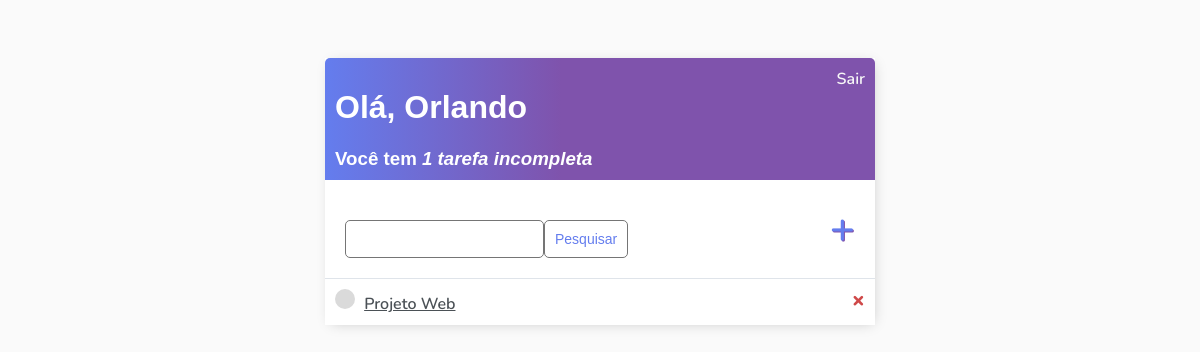
Page / (signed in) on the earlier database version.
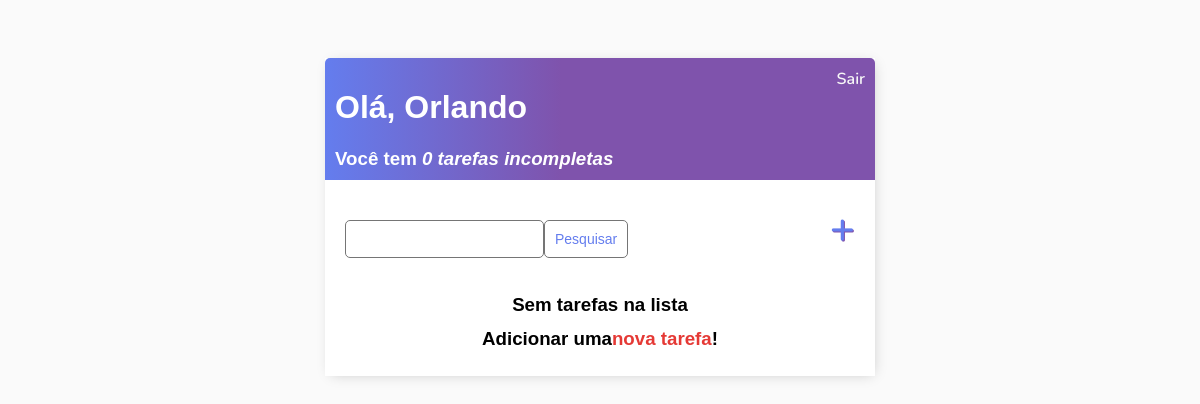
Same page on the later database version.
### app/models.py (models this page shows)
class Task(models.Model):
    user = models.ForeignKey(User, on_delete=models.CASCADE, null=True, blank=True)
    title = models.CharField(max_length=200)
    description = models.TextField(null=True, blank=True)
    complete = models.BooleanField(default=False)
    created = models.DateTimeField(auto_now_add=True)
    def __str__(self):
        return self.title
    class Meta:
        ordering = ['complete']

### app/views.py (the view)
# urls.py: path('', TaskList.as_view(), name='tasks'),
class TaskList(LoginRequiredMixin, ListView):
    model = Task
    context_object_name: 'task_list'
    def get_context_data(self, **kwargs):
        context = super().get_context_data(**kwargs)
        context['task_list'] = context['task_list'].filter(
            user=self.request.user)
        context['count'] = context['task_list'].filter(complete=False).count()
        search_input = self.request.GET.get('search-area') or ''
        if search_input:
            context['task_list'] = context['task_list'].filter(
                title__contains=search_input)
        context['search_input'] = search_input
        return context

### app/templates/app/task_list.html
{% extends 'app/main.html'%} {% block content %}
<div class="header-bar">
  <div>
    <h1>Olá, {{request.user|title}}</h1>
    <h3 style="margin:0">
      Você tem <i>{{count}} tarefa{{ count|pluralize:"s" }} incompleta{{count|pluralize:"s" }}</i>
    </h3>
  </div>
  {% if request.user.is_authenticated %}
  <a href="{% url 'logout' %}">Sair</a>
  {% else %}
  <a href="{% url 'login' %}">Entrar</a>
  {% endif %}
</div>
<div id="search-add-wrapper">
  <form action="" method="GET" style="margin-top: 20px; display: flex">
    <input type="text" name="search-area" value="{{search_input}}" />
    <input class="button" type="submit" value="Pesquisar" />
  </form>
  <a id="add-link" href="{% url 'task-create' %}">&#x2b;</a>
</div>
<div class="task.items-wrapper">
  {% for task in task_list %}
  <div class="task-wrapper">
    <div class="task.title">
      {% if task.complete %}
      <div class="task-complete-icon"></div>
      <i><s><a href="{% url 'task-update' task.id %}">{{task}}</a></s></i>
      {% else %}
      <div class="task-incomplete-icon"></div>
      <a href="{% url 'task-update' task.id %}">{{task}}</a> {% endif %}
    </div>
    <div class="task-controls">
      <a class="delete-link" href="{% url 'task-delete' task.id %}">&#215;</a>
    </div>
  </div>
  {% empty %}
  <div style="text-align: center; padding-bottom: 10px; line-height: 1em">
    <h3>Sem tarefas na lista</h3>
    <h3>
      Adicionar uma<a style="text-decoration: none; color: #e53935" href="{% url 'task-create' %}">nova tarefa</a>!
    </h3>
  </div>
  {% endfor %}
</div>
{% endblock content %}

Differences in the rows shown:
removed Task: title "Projeto Web"
Other differences:
{{ count }}: "1" → "0"
text now shown: "Sem tarefas na lista Adicionar uma nova tarefa !"
